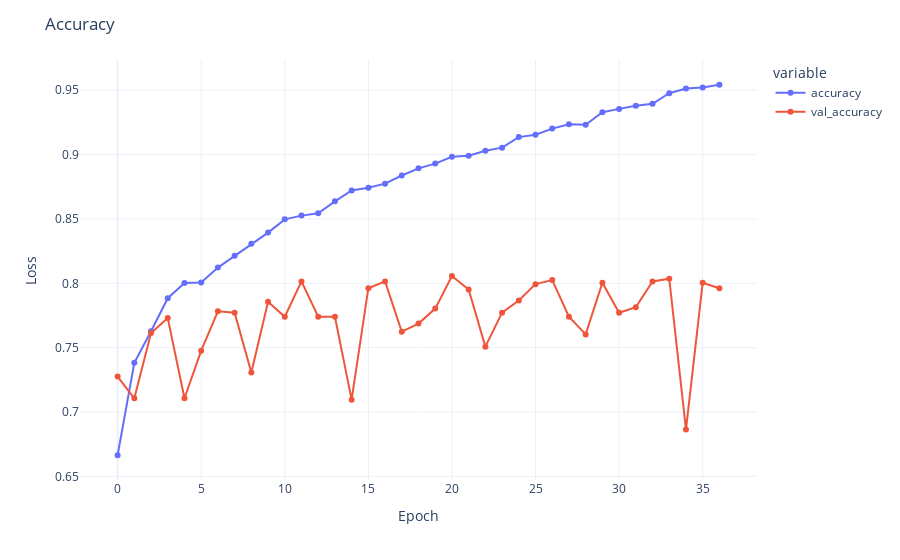

This figure's notebook cell:
### Code cell
figure = px.line(csv, x="epoch", y=["accuracy", "val_accuracy"], template="plotly_white", markers=True)
figure.update_layout(title="Accuracy", xaxis_title="Epoch", yaxis_title="Loss")

### Figure 1 — Plotly figure (JSON) as saved in the notebook; plotly's stock layout.template omitted (floating-point values rounded to 4 significant figures)
{"data": [{"hovertemplate": "variable=accuracy<br>epoch=%{x}<br>value=%{y}<extra></extra>", "legendgroup": "accuracy", "line": {"color": "#636efa", "dash": "solid"}, "marker": {"symbol": "circle"}, "mode": "lines+markers", "name": "accuracy", "orientation": "v", "showlegend": true, "x": [0, 1, 2, 3, 4, 5, 6, 7, 8, 9, 10, 11, 12, 13, 14, 15, 16, 17, 18, 19, 20, 21, 22, 23, 24, 25, 26, 27, 28, 29, 30, 31, 32, 33, 34, 35, 36], "xaxis": "x", "y": [0.6664, 0.7382, 0.7628, 0.7884, 0.8003, 0.8006, 0.8122, 0.8214, 0.8307, 0.8394, 0.8497, 0.8526, 0.8545, 0.8637, 0.8722, 0.8743, 0.8774, 0.8838, 0.8893, 0.893, 0.8983, 0.8991, 0.9031, 0.9054, 0.9136, 0.9155, 0.9202, 0.9237, 0.9231, 0.9329, 0.9356, 0.9379, 0.9395, 0.9477, 0.9514, 0.9522, 0.9543], "yaxis": "y", "type": "scatter"}, {"hovertemplate": "variable=val_accuracy<br>epoch=%{x}<br>value=%{y}<extra></extra>", "legendgroup": "val_accuracy", "line": {"color": "#EF553B", "dash": "solid"}, "marker": {"symbol": "circle"}, "mode": "lines+markers", "name": "val_accuracy", "orientation": "v", "showlegend": true, "x": [0, 1, 2, 3, 4, 5, 6, 7, 8, 9, 10, 11, 12, 13, 14, 15, 16, 17, 18, 19, 20, 21, 22, 23, 24, 25, 26, 27, 28, 29, 30, 31, 32, 33, 34, 35, 36], "xaxis": "x", "y": [0.7276, 0.7107, 0.7614, 0.773, 0.7107, 0.7476, 0.7782, 0.7772, 0.7307, 0.7856, 0.774, 0.8015, 0.774, 0.774, 0.7096, 0.7962, 0.8015, 0.7624, 0.7687, 0.7804, 0.8057, 0.7951, 0.7508, 0.7772, 0.7867, 0.7994, 0.8025, 0.774, 0.7603, 0.8004, 0.7772, 0.7814, 0.8015, 0.8036, 0.6864, 0.8004, 0.7962], "yaxis": "y", "type": "scatter"}], "layout": {"xaxis": {"anchor": "y", "domain": [0.0, 1.0], "title": {"text": "Epoch"}}, "yaxis": {"anchor": "x", "domain": [0.0, 1.0], "title": {"text": "Loss"}}, "legend": {"title": {"text": "variable"}, "tracegroupgap": 0}, "margin": {"t": 60}, "title": {"text": "Accuracy"}}}
